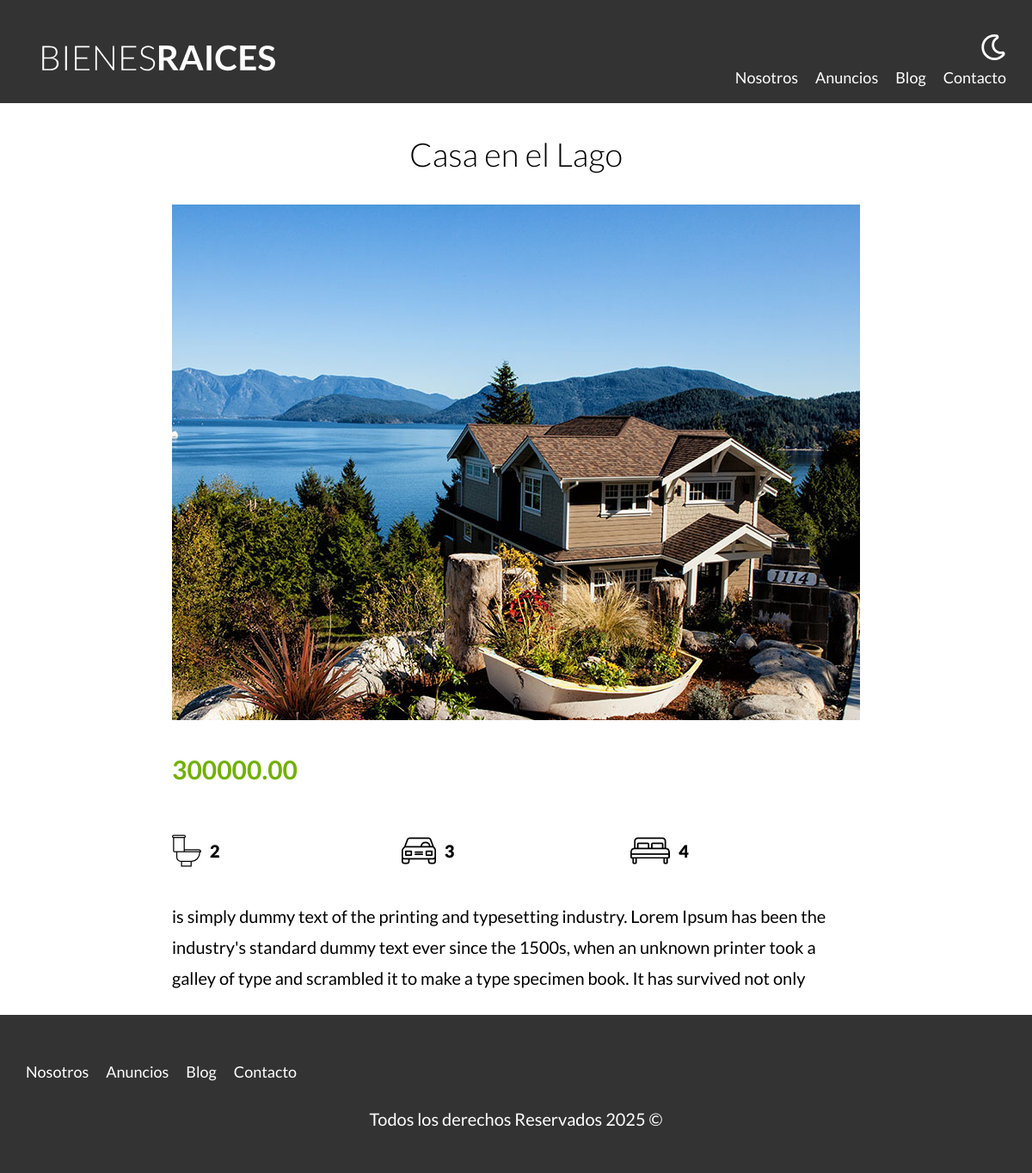
The page /anuncio.php?id=32 on the database its author committed.
### tables this page shows
CREATE TABLE `propiedades` (
  `id` int NOT NULL AUTO_INCREMENT,
  `titulo` varchar(45) DEFAULT NULL,
  `precio` decimal(10,2) DEFAULT NULL,
  `imagen` varchar(200) DEFAULT NULL,
  `descripcion` longtext,
  `habitaciones` int DEFAULT NULL,
  `wc` int DEFAULT NULL,
  `estacionamientos` int DEFAULT NULL,
  `creado` date DEFAULT NULL,
  `vendedorId` int NOT NULL,
  PRIMARY KEY (`id`),
  KEY `fk_Propiedades_vendedores_idx` (`vendedorId`),
  CONSTRAINT `fk_Propiedades_vendedores` FOREIGN KEY (`vendedorId`) REFERENCES `vendedores` (`id`)
);

### anuncio.php (the view, shortened to what this page needs)
<?php
$db=conectarDB();
$id = $_GET['id'] ?? null;
$id = filter_var($id, FILTER_VALIDATE_INT);
$query="SELECT * FROM propiedades WHERE id=$id";
$resultado=mysqli_query($db,$query);
?>
    <main class="contenedor seccion contenido-centrado">
        <?php while ($propiedad=mysqli_fetch_assoc($resultado)): ?>
        <h1><?php echo $propiedad ['titulo'];?></h1>
        <img loading="lazy" src="/imagenes/<?php echo $propiedad ['imagen'];?>" alt="anuncio">
        <div class="resumen-propiedad">
            <p class="precio"><?php echo $propiedad ['precio'];?></p>
            <ul class="iconos-caracteristicas">
                <li>
                    <img class="icono" loading="lazy" src="build/img/icono_wc.svg" alt="icono wc">
                    <p><?php echo $propiedad ['wc'];?></p>
                </li>
                <li>
                    <img class="icono" loading="lazy" src="build/img/icono_estacionamiento.svg" alt="icono estacionamiento">
                    <p><?php echo $propiedad ['estacionamientos'];?></p>
                </li>
                <li>
                    <img class="icono"  loading="lazy" src="build/img/icono_dormitorio.svg" alt="icono habitaciones">
                    <p><?php echo $propiedad ['habitaciones'];?></p>
                </li>
            </ul>
            <p><?php echo $propiedad ['descripcion'];?></p>
        </div>
     <?php endwhile; ?>
    </main>

### build/css/app.css (style rules this page uses)
html { line-height:1.15;-webkit-text-size-adjust:100% }
body { margin:0 }
main { display:block }
h1 { font-size:2em;margin:.67em 0 }
img { border-style:none }
html { font-size:62.5%;box-sizing:border-box }
*,*:before,*:after { box-sizing:inherit }
body { font-family:"Lato",sans-serif;font-size:1.6rem;line-height:1.8 }
p { color:#000;font-size:2rem }
.contenedor { width:95%;max-width:120rem;margin:0 auto }
img,picture { width:100%;display:block }
h1,h2,h3 { font-family:"Lato",sans-serif;margin:2.5rem 0;font-weight:300;text-align:center }
h1 { font-size:3.8rem }
.seccion { margin-top:2.5rem;margin-bottom:2.5rem }
.contenido-centrado { max-width:80rem }
.icono { text-align:center }
.precio { color:#71b100;font-weight:700;font-size:3rem }
.iconos-caracteristicas { display:flex;list-style:none;padding:0;max-width:100% }
.iconos-caracteristicas li { margin-top:auto;flex:1;display:flex }
.iconos-caracteristicas li img { flex:0 0 3rem;margin-right:1rem }
.iconos-caracteristicas li p { font-weight:900 }

### rows shown on the page
propiedades: titulo "Casa en el Lago", imagen (picture), precio "300000.00", wc "2", estacionamientos "3", habitaciones "4", descripcion "is simply dummy text of the printing and typesetting industry. Lorem Ipsum has been the industry's standard dummy text ever since the 1500s, when an unknown printer took a galley of type and scrambled it to make a type specimen book. It has survived not only"
